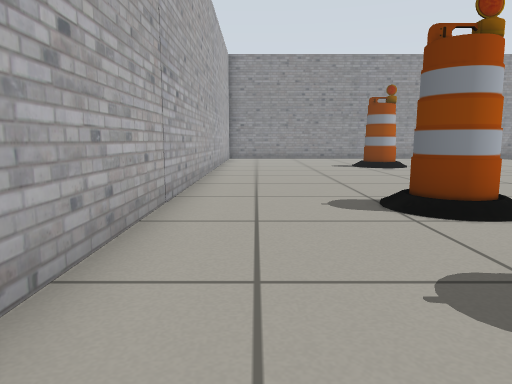
view 1 (above)

21 first-person views from a walk through a world built for the Gazebo simulator. The camera is 0.5 m above the floor, tilts 8° down and sees 70° across. The floor is counted in squares, 0.5 m on a side. Each view is taken from the middle of a square. On the plan, view 1 faces up. The plan holds only what a view shows up to about 13 squares ahead; the rest is blank.

view 2
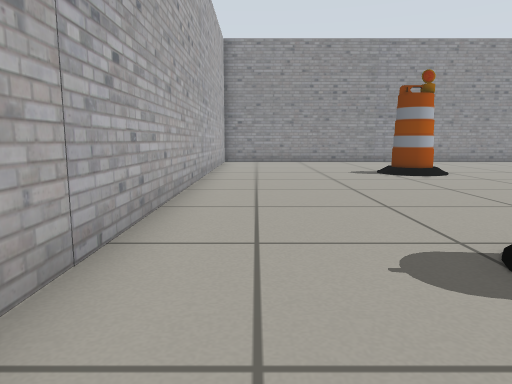

view 3
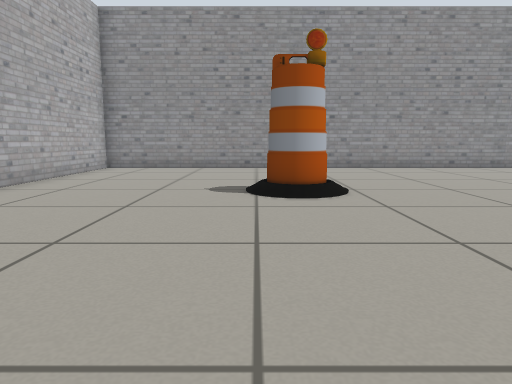

view 4
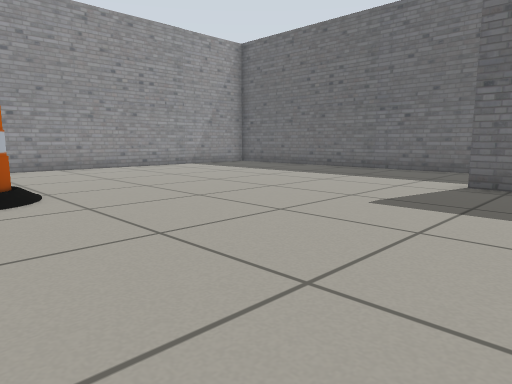

view 5
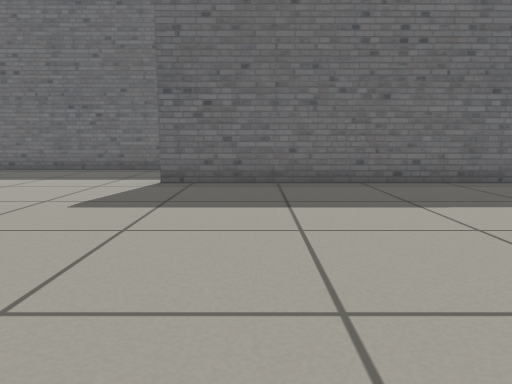

view 6
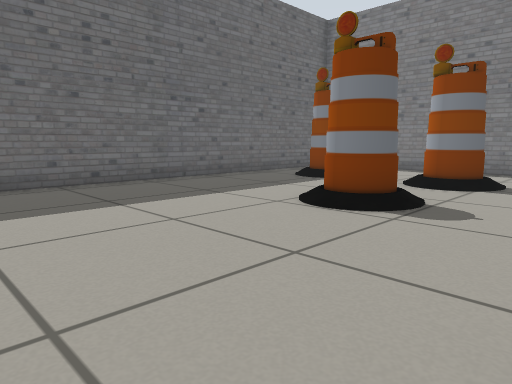

view 7
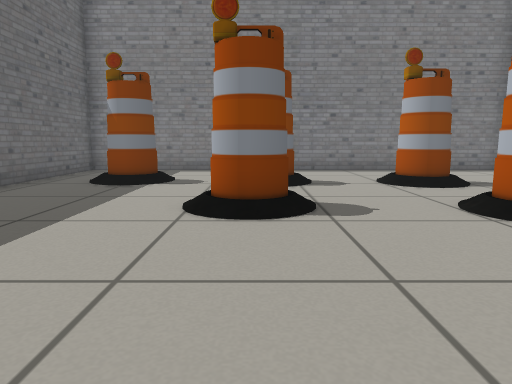

view 8
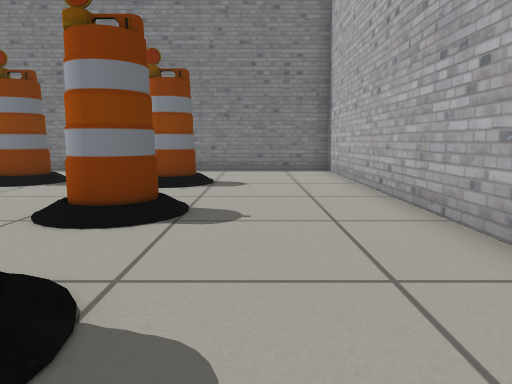

view 9
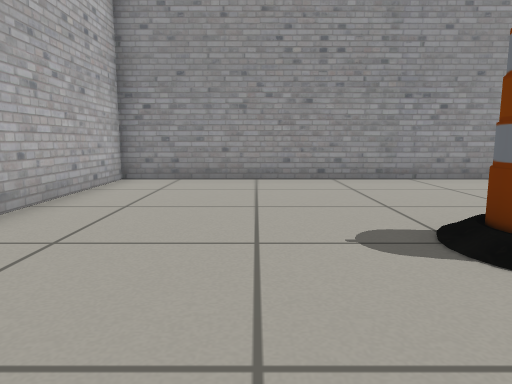

view 10
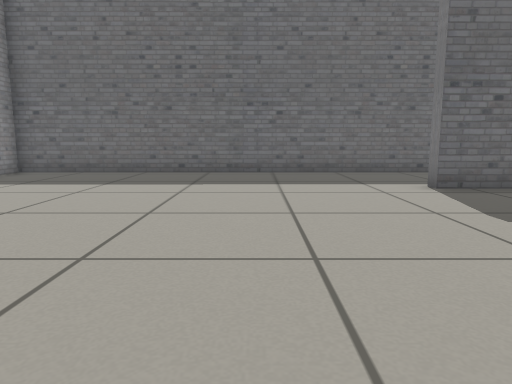

view 11
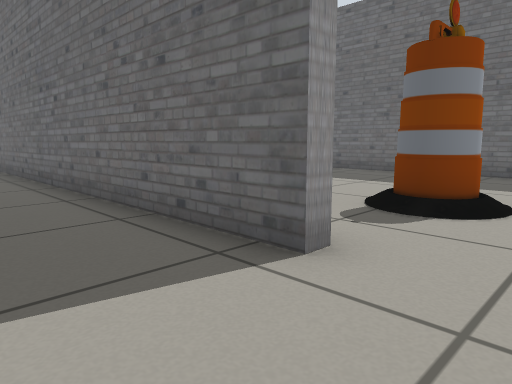

view 12
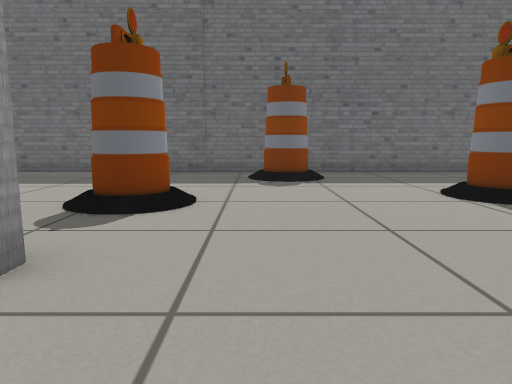

view 13
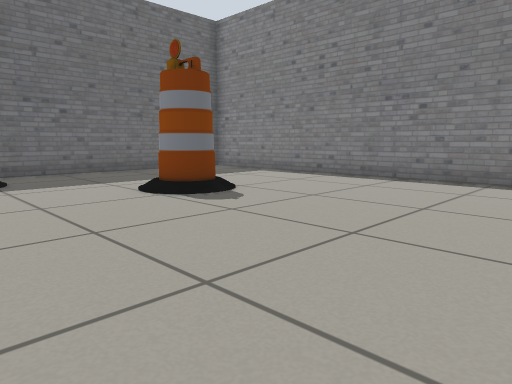

view 14
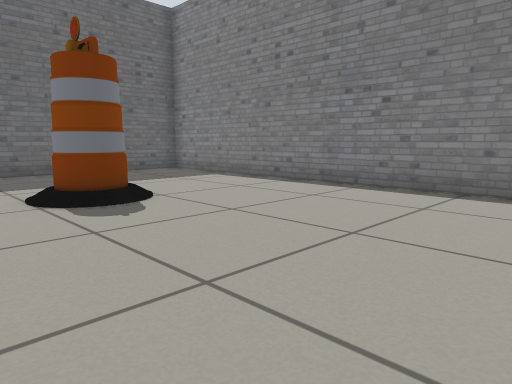

view 15
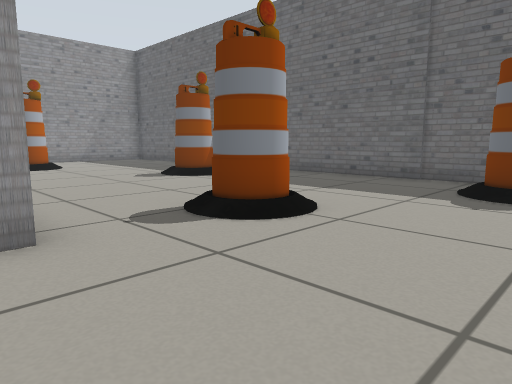

view 16
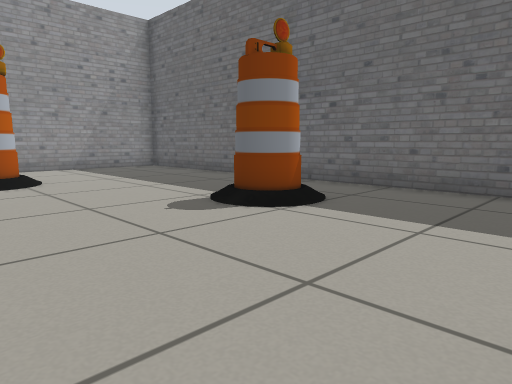

view 17
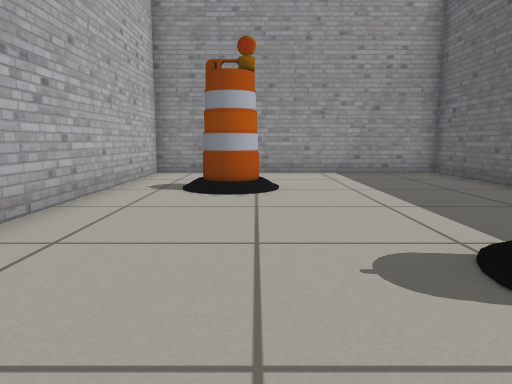

view 18
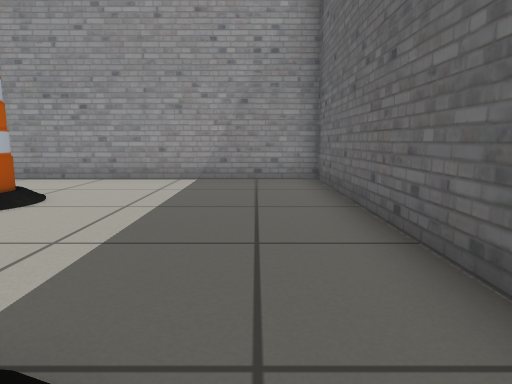

view 19
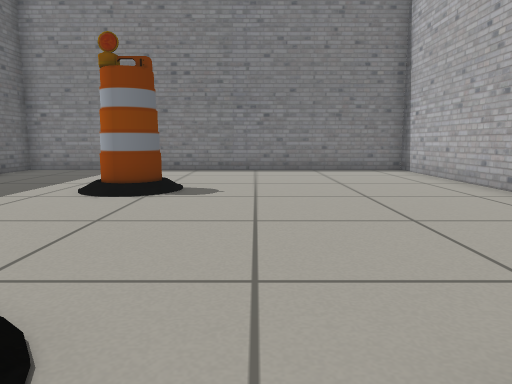

view 20
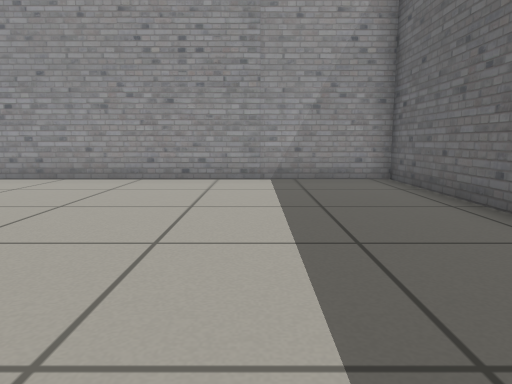

view 21
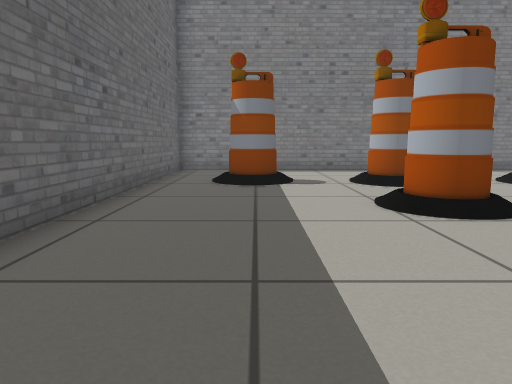

### Floor plan
Points are (right, up) in squares from view 1. A wall is a line through its corners. A room is listed if a view was taken in it or the views show most of it. See-through windows are left out.
Room 1 (views 1, 2, 3, 4, 5, 6, 7, 8, 9, 10, 20, 21)
walls: (16.5, 5.9) (16.5, 20.5) (-1.5, 20.5) (-1.4, -5.5) (12.6, -5.5) (12.5, 9.2) (13, 9.2)
ways out: opening at (15, 5.3) to room 2
objects: barrel (3, -2) to (3, -1); barrel (3, 2); barrel (3, 5) to (3, 6); barrel (5, 14) to (5, 15); barrel (6, -2) to (7, -2); barrel (7, 1) to (7, 2); barrel (10, -3) to (10, -2)
Room 2 (views 11, 12, 13, 14, 15, 16, 17, 18, 19)
walls: (13, -0.1) (13, -5.5) (25.6, -5.5) (25.6, 20.5) (16.9, 20.5) (16.9, 13.3)
low walls: (17, 5.9) (16.5, 5.9)
ways out: opening at (15, 5.3) to room 1
objects: barrel (19, 16) to (20, 17); barrel (20, -1) to (21, 0); barrel (20, 6); barrel (22, 11) to (23, 12); barrel (24, 3) to (24, 4)

Where each view was taken, in squares from view 1:
view 1: 0 up, 0 right, facing up
view 2: 3 up, 0 right, facing up
view 3: 7 up, 4 right, facing up
view 4: 7 up, 4 right, facing up-right
view 5: 7 up, 4 right, facing right
view 6: 7 up, 4 right, facing down-right
view 7: 7 up, 7 right, facing down
view 8: 7 up, 1 right, facing down
view 9: 11 up, 2 right, facing up
view 10: 13 up, 5 right, facing right
view 11: 4 up, 14 right, facing up-right
view 12: 4 up, 14 right, facing right
view 13: 4 up, 14 right, facing down-right
view 14: 2 up, 14 right, facing down-right
view 15: 2 up, 16 right, facing up-right
view 16: 7 up, 18 right, facing up-right
view 17: 9 up, 20 right, facing up
view 18: 11 up, 24 right, facing up
view 19: 7 up, 18 right, facing down
view 20: 11 up, 13 right, facing up
view 21: 7 up, 10 right, facing down
